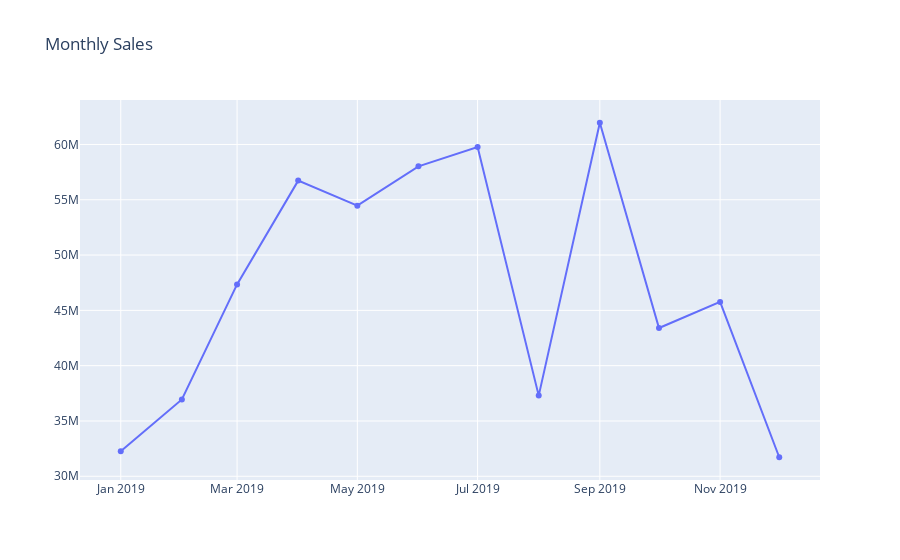

Source (notebook cell):
### Code cell
#plot monthly sales
plot_data = [
    go.Scatter(
        x=df_sales['date'],
        y=df_sales['sales'],
    )
]
plot_layout = go.Layout(
        title='Monthly Sales'
    )
fig = go.Figure(data=plot_data, layout=plot_layout)
pyoff.iplot(fig)

### Figure 1 — Plotly figure (JSON) as saved in the notebook; plotly's stock layout.template omitted (floating-point values rounded to 4 significant figures)
{"data": [{"type": "scatter", "x": ["2019-01-01T00:00:00", "2019-02-01T00:00:00", "2019-03-01T00:00:00", "2019-04-01T00:00:00", "2019-05-01T00:00:00", "2019-06-01T00:00:00", "2019-07-01T00:00:00", "2019-08-01T00:00:00", "2019-09-01T00:00:00", "2019-10-01T00:00:00", "2019-11-01T00:00:00", "2019-12-01T00:00:00"], "y": [32260000.0, 36950000.0, 47350000.0, 56730000.0, 54470000.0, 58020000.0, 59770000.0, 37290000.0, 61960000.0, 43400000.0, 45770000.0, 31720000.0]}], "layout": {"title": {"text": "Monthly Sales"}}}
